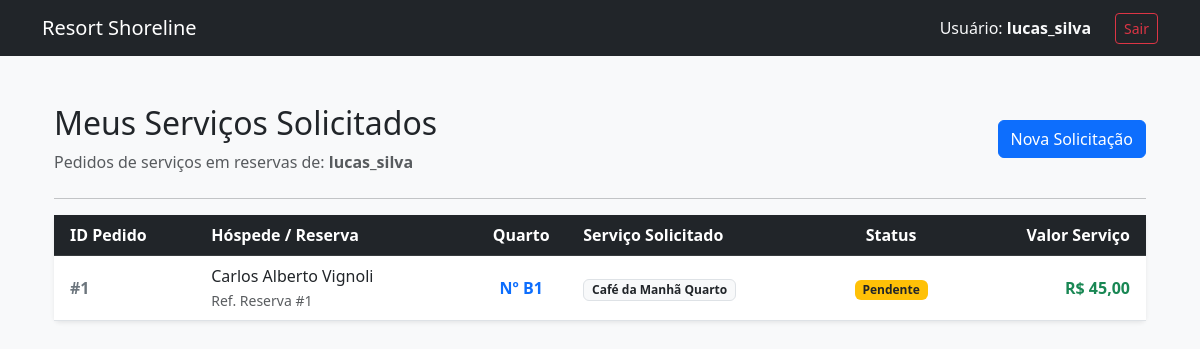
Screenshot of /meus_servicos.php (signed in) with the database file from the repository.
### tables this page shows
CREATE TABLE soli_serv (
	id INT AUTO_INCREMENT PRIMARY KEY,
	cod_quart INT NOT NULL,
	cod_reserv INT NOT NULL,
    cod_serv INT NOT NULL, 
	status ENUM('Pendente', 'Feito') NOT NULL DEFAULT 'Pendente'
);

CREATE TABLE reservas(
	id INT AUTO_INCREMENT PRIMARY KEY,
	nome VARCHAR(200) NOT NULL,
	cpf VARCHAR(11) NOT NULL,
	qnt_adultos INT NOT NULL,
	qnt_criancas INT,
	data_checkin DATE NOT NULL,
	data_checkout DATE NOT NULL,
	vlr_reserv DECIMAL(10,2) NOT NULL,
	cod_unid INT NOT NULL,
	cod_quart INT NOT NULL,
	cod_usuario INT NOT NULL
);

CREATE TABLE quartos (
	id INT AUTO_INCREMENT PRIMARY KEY,
	num VARCHAR(5) NOT NULL,
	cod_ala INT NOT NULL
);

CREATE TABLE servicos (
	id INT AUTO_INCREMENT PRIMARY KEY,
	nome VARCHAR(50) NOT NULL,
	descricao VARCHAR(500) NOT NULL,
	vlr_serv DECIMAL(10,2) NOT NULL
);

### meus_servicos.php (the view, shortened to what this page needs)
<?php
include 'conexao.php';
$id_usuario_logado = (int)$_SESSION['usuario_id'];
$sql_solicitacoes = "SELECT s.id, s.status, r.nome AS nome_hospede, r.id AS ref_reserva, q.num AS num_quarto, ser.nome AS nome_servico, ser.vlr_serv
                     FROM soli_serv s
                     INNER JOIN reservas r ON s.cod_reserv = r.id
                     INNER JOIN quartos q ON s.cod_quart = q.id
                     INNER JOIN servicos ser ON s.cod_serv = ser.id
                     WHERE r.cod_usuario = :cod_usuario
                     ORDER BY s.id DESC";
$stmt = $conexao->prepare($sql_solicitacoes);
$stmt->bindParam(':cod_usuario', $id_usuario_logado, PDO::PARAM_INT);
$stmt->execute();
$solicitacoes = $stmt->fetchAll(PDO::FETCH_ASSOC);
include 'header.php';
?>
<div class="container mt-5">
    <div class="d-flex justify-content-between align-items-center mb-4">
        <div>
            <h1 class="h2 text-dark">Meus Serviços Solicitados</h1>
            <p class="text-muted mb-0">Pedidos de serviços em reservas de: <strong><?php echo htmlspecialchars(isset($_SESSION["usuario_nome"]) ? $_SESSION["usuario_nome"] : (isset($_SESSION["usuario"]) ? $_SESSION["usuario"] : 'Funcionário')); ?></strong></p>
        </div>
        <a href="nova_solicitacao.php" class="btn btn-primary">Nova Solicitação</a>
    </div>
    <hr>
    <div class="card shadow-sm border-0">
        <div class="card-body p-0">
            <div class="table-responsive">
                <table class="table table-hover align-middle mb-0">
                    <thead class="table-dark">
                        <tr>
                            <th scope="col" class="ps-3">ID Pedido</th>
                            <th scope="col">Hóspede / Reserva</th>
                            <th scope="col" class="text-center">Quarto</th>
                            <th scope="col">Serviço Solicitado</th>
                            <th scope="col" class="text-center">Status</th>
                            <th scope="col" class="pe-3 text-end">Valor Serviço</th>
                        </tr>
                    </thead>
                    <tbody>
                        <?php if (count($solicitacoes) > 0): ?>
                            <?php foreach ($solicitacoes as $sol): ?>
                                <tr>
                                    <td class="fw-bold ps-3 text-secondary">#<?php echo $sol['id']; ?></td>
                                    <td>
                                        <span class="fw-medium text-dark"><?php echo htmlspecialchars($sol['nome_hospede']); ?></span>
                                        <br>
                                        <small class="text-muted">Ref. Reserva #<?php echo $sol['ref_reserva']; ?></small>
                                    </td>
                                    <td class="text-center fw-bold text-primary">
                                        Nº <?php echo htmlspecialchars($sol['num_quarto']); ?>
                                    </td>
                                    <td>
                                        <span class="badge bg-light text-dark border"><?php echo htmlspecialchars($sol['nome_servico']); ?></span>
                                    </td>
                                    <td class="text-center">
                                        <?php if ($sol['status'] === 'Feito'): ?>
                                            <span class="badge bg-success">Feito</span>
                                        <?php else: ?>
                                            <span class="badge bg-warning text-dark">Pendente</span>
                                        <?php endif; ?>
                                    </td>
                                    <td class="text-end pe-3 fw-bold text-success fs-6">
                                        R$ <?php echo number_format($sol['vlr_serv'], 2, ',', '.'); ?>
                                    </td>
                                </tr>
                            <?php endforeach; ?>
                        <?php endif; ?>
                    </tbody>
                </table>
            </div>
        </div>
    </div>
</div>

### rows the page displays
soli_serv: id "1", cod_reserv.nome "Carlos Alberto Vignoli", cod_reserv "1", cod_quart.num "B1", cod_serv.nome "Café da Manhã Quarto", status "Pendente", cod_serv.vlr_serv "45,00"

### other values shown
$_SESSION["usuario_nome"] "lucas_silva"
